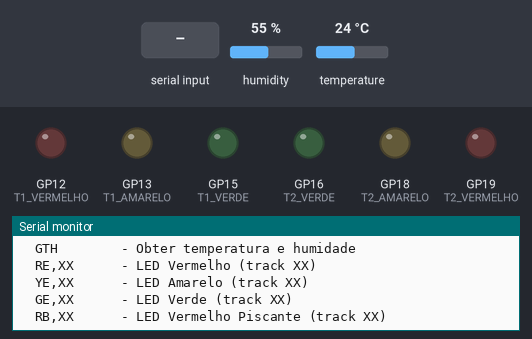
This sketch was run on a simulated Raspberry Pi Pico. Parts: output pins drawn as LEDs (lit = HIGH), the last lines printed to the serial monitor. Inputs (shaded band) come from the test bench; at power-on: humidity 55 %, temperature 24 °C.

Above: at 1.2 s.
1.3 s: "GTH\n" received over Serial
At 2.1 s:
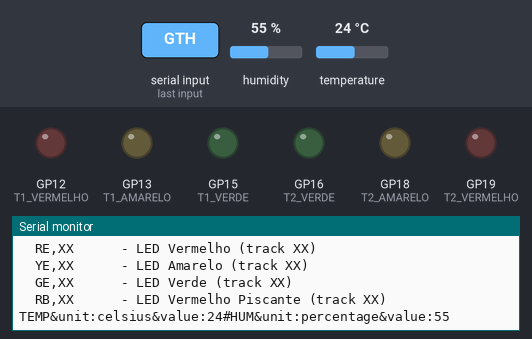
3.0 s: "90,45,200\n" received over Serial
At 4.2 s:
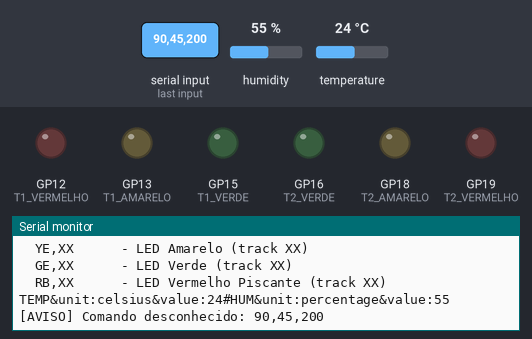
4.5 s: "90,45\n" received over Serial
At 5.3 s:
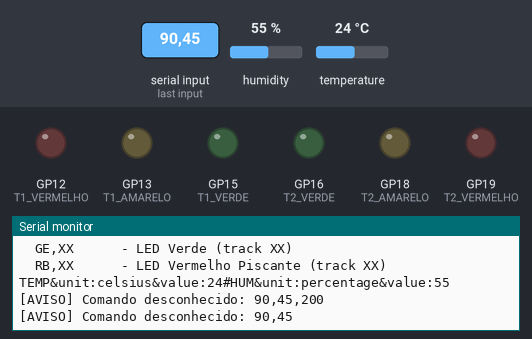

Measured:
- after the input at 1.3 s, the serial monitor: prints a new line after 0.27 s (image 1)
- after the input at 3.0 s, the serial monitor: prints a new line at once (image 2)
- after the input at 4.5 s, the serial monitor: prints a new line at once (image 3)

The sketch:

pico.ino
```cpp
#include "DHT.h"
#include <arduino-timer.h>

// --- 1. CONFIGURAÇÃO DOS PINOS ---

// Sensor
#define DHTPIN 28
#define DHTTYPE DHT11

// Track 1 (Sua nova configuração)
#define T1_VERDE 15
#define T1_AMARELO 13  // Atenção: Pulou o GP14
#define T1_VERMELHO 12

// Track 2 (Configuração anterior)
#define T2_VERDE 16
#define T2_AMARELO 18
#define T2_VERMELHO 19

// --- NOVAS VARIÁVEIS PARA O RB ---
bool track1_blinking = false;
bool track2_blinking = false;
unsigned long last_blink_time = 0;
bool blink_state = LOW;

// --- 2. CONFIGURAÇÃO DA MOVING MEDIAN ---
#define MEDIAN_WINDOW 5

// --- 3. INICIALIZAÇÃO DE OBJETOS ---
DHT dht(DHTPIN, DHTTYPE);

// Buffers para armazenar últimas leituras
int temp_buffer[MEDIAN_WINDOW];
int hum_buffer[MEDIAN_WINDOW];
int buffer_index = 0;
int readings_count = 0;

// --- 4. FUNÇÕES AUXILIARES ---

// Ordena array
void sortArray(int *arr, int length) {
  for (int i = 0; i < length - 1; i++) {
    for (int j = 0; j < length - i - 1; j++) {
      if (arr[j] > arr[j + 1]) {
        int temp = arr[j];
        arr[j] = arr[j + 1];
        arr[j + 1] = temp;
      }
    }
  }
}

// Cálculo da mediana
int calculateMedian(int *arr, int length) {
  // Criar cópia temporária para não alterar o buffer original
  int temp_arr[MEDIAN_WINDOW];
  for (int i = 0; i < length; i++) {
    temp_arr[i] = arr[i];
  }

  sortArray(temp_arr, length);

  if (length % 2 == 0) {
    // Par: média dos dois valores centrais
    return (temp_arr[length / 2 - 1] + temp_arr[length / 2]) / 2;
  } else {
    // Ímpar: valor central
    return temp_arr[length / 2];
  }
}

// Adiciona leituras ao buffer e calcula Moving Median
int addReadingAndGetMedian(int *buffer, int value) {
  // Adicionar valor ao buffer circular
  buffer[buffer_index] = value;
  buffer_index = (buffer_index + 1) % MEDIAN_WINDOW;

  // Incrementar contador até preencher o buffer
  if (readings_count < MEDIAN_WINDOW) {
    readings_count++;
  }

  // Calcular mediana com os valores disponíveis
  return calculateMedian(buffer, readings_count);
}

// Lê sensores e responde com formato especificado (USAC13)
void sendSensorData() {
  // Coletar múltiplas leituras para o filtro de mediana
  int temp_readings[MEDIAN_WINDOW];
  int hum_readings[MEDIAN_WINDOW];

  for (int i = 0; i < MEDIAN_WINDOW; i++) {
    float temp = dht.readTemperature();
    float humidity = dht.readHumidity();

    // Verificar se a leitura é válida
    if (isnan(temp) || isnan(humidity)) {
      Serial.println("[ERRO] Falha ao ler sensor DHT11");
      return;
    }

    // Converter para inteiro e armazenar
    temp_readings[i] = (int)temp;
    hum_readings[i] = (int)humidity;

    delay(50);  // Pequeno delay entre leituras
  }

  // Calcular medianas
  int temp_median = calculateMedian(temp_readings, MEDIAN_WINDOW);
  int hum_median = calculateMedian(hum_readings, MEDIAN_WINDOW);

  // Armazenar nos buffers principais (histórico)
  addReadingAndGetMedian(temp_buffer, temp_median);
  addReadingAndGetMedian(hum_buffer, hum_median);

  // Formatar resposta no formato especificado
  Serial.print("TEMP&unit:celsius&value:");
  Serial.print(temp_median);
  Serial.print("#HUM&unit:percentage&value:");
  Serial.println(hum_median);
}

// Processa comandos via Serial
void processCommand(String cmd) {
  cmd.trim();
  cmd.toUpperCase();

  if (cmd == "GTH") {
    sendSensorData();
  } else if (cmd.startsWith("RE,")) {
    int track = cmd.substring(3).toInt();
    setTrackLight(track, 'R');
  } else if (cmd.startsWith("YE,")) {
    int track = cmd.substring(3).toInt();
    setTrackLight(track, 'Y');
  } else if (cmd.startsWith("GE,")) {
    int track = cmd.substring(3).toInt();
    setTrackLight(track, 'G');
  } else if (cmd.startsWith("RB,")) {
    int track = cmd.substring(3).toInt();
    setTrackLight(cmd.substring(3).toInt(), 'B');
  } else {
    Serial.print("[AVISO] Comando desconhecido: ");
    Serial.println(cmd);
  }
}

// Controla LEDs de uma track específica
void setTrackLight(int track, char color) {
  int pin_v, pin_a, pin_r;

  // Ao mudar de cor, desligamos sempre o modo blinking daquela track
  if (track == 1) track1_blinking = false;
  if (track == 2) track2_blinking = false;

  if (track == 1) {
    pin_v = T1_VERDE; pin_a = T1_AMARELO; pin_r = T1_VERMELHO;
  } else if (track == 2) {
    pin_v = T2_VERDE; pin_a = T2_AMARELO; pin_r = T2_VERMELHO;
  } else return;

  // Desliga tudo antes de aplicar a nova cor
  digitalWrite(pin_v, LOW);
  digitalWrite(pin_a, LOW);
  digitalWrite(pin_r, LOW);

  switch (color) {
    case 'G': digitalWrite(pin_v, HIGH); break;
    case 'Y': digitalWrite(pin_a, HIGH); break;
    case 'R': digitalWrite(pin_r, HIGH); break;
    case 'B':
      if (track == 1) track1_blinking = true;
      if (track == 2) track2_blinking = true;
      Serial.print("[LED] Track "); Serial.print(track); Serial.println(" - RB Ativado");
      break;
  }
}

// Apagar todos os LEDs
void tudoDesligado() {
  digitalWrite(T1_VERDE, LOW);
  digitalWrite(T1_AMARELO, LOW);
  digitalWrite(T1_VERMELHO, LOW);
  digitalWrite(T2_VERDE, LOW);
  digitalWrite(T2_AMARELO, LOW);
  digitalWrite(T2_VERMELHO, LOW);
}

// --- 5. SETUP (Configuração Inicial) ---
void setup() {
  // Inicializar Serial com baud rate de 115200
  Serial.begin(115200);

  // Aguardar conexão serial
  while (!Serial) {
    delay(10);
  }

  // Inicializar sensor DHT
  dht.begin();

  // Configurar pinos como SAÍDA
  pinMode(T1_VERDE, OUTPUT);
  pinMode(T1_AMARELO, OUTPUT);
  pinMode(T1_VERMELHO, OUTPUT);

  pinMode(T2_VERDE, OUTPUT);
  pinMode(T2_AMARELO, OUTPUT);
  pinMode(T2_VERMELHO, OUTPUT);

  // Desligar todos os LEDs inicialmente
  tudoDesligado();

  // Inicializar buffers
  for (int i = 0; i < MEDIAN_WINDOW; i++) {
    temp_buffer[i] = 0;
    hum_buffer[i] = 0;
  }

  Serial.println("[SYSTEM] Raspberry Pi Pico - Station Management System");
  Serial.println("[SYSTEM] Aguardando comandos...");
  Serial.println("[SYSTEM] Comandos disponíveis:");
  Serial.println("  GTH        - Obter temperatura e humidade");
  Serial.println("  RE,XX      - LED Vermelho (track XX)");
  Serial.println("  YE,XX      - LED Amarelo (track XX)");
  Serial.println("  GE,XX      - LED Verde (track XX)");
  Serial.println("  RB,XX      - LED Vermelho Piscante (track XX)");
}

// --- 6. LOOP PRINCIPAL ---
void loop() {
  if (Serial.available() > 0) {
    String cmd = Serial.readStringUntil('\n');
    processCommand(cmd);
  }

  // LÓGICA DE PISCAR
  if (millis() - last_blink_time >= 500) {
    last_blink_time = millis();
    blink_state = !blink_state;

    if (track1_blinking) digitalWrite(T1_VERMELHO, blink_state);
    if (track2_blinking) digitalWrite(T2_VERMELHO, blink_state);
  }
}
```
